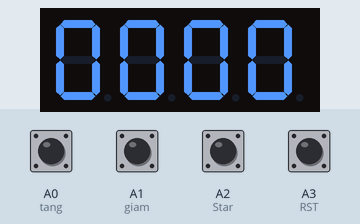
This sketch was run on a simulated Arduino Uno, built with avr-gcc and run on an emulated ATmega328P. On the bench: 4-digit seven-segment display. Wiring (inferred from the names in the program): 4-digit 7-segment display, segments lit when HIGH: segments pin 6, pin 7, pin 8, pin 9, pin 10, pin 11, pin 12, pin 13; digit selects pin 2, pin 3, pin 4, pin 5. The test bench sets the inputs (shaded band); at power-on: A0 (tang), A1 (giam), A2 (Star), A3 (RST) HIGH. The segment pins are drawn as the display they are named for.

Above: at 1.2 s.
1.3 s: A1 (giam) pulled LOW for 0.15 s
At 2.2 s:
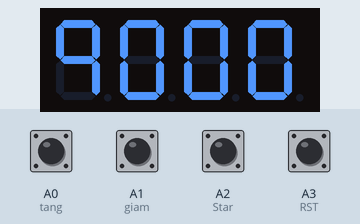
3.0 s: A1 (giam) pulled LOW for 1 s
At 5.2 s:
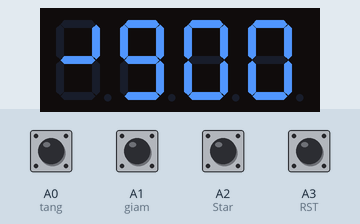
5.5 s: A2 (Star) pulled LOW for 1 s
At 7.0 s:
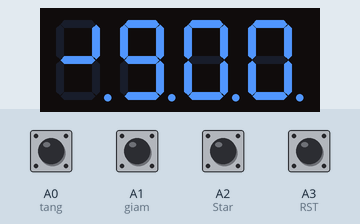
8.0 s: A2 (Star) pulled LOW for 1 s
At 8.44 s:
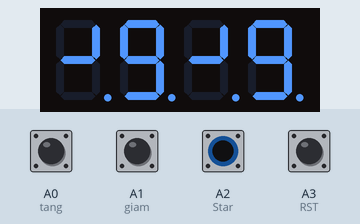
10.5 s: A1 (giam) pulled LOW for 1 s
At 12.0 s:
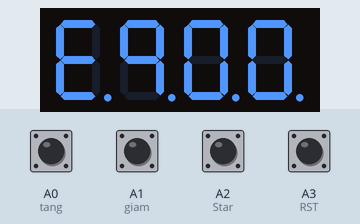
13.0 s: A2 (Star) pulled LOW for 1 s
At 13.88 s:
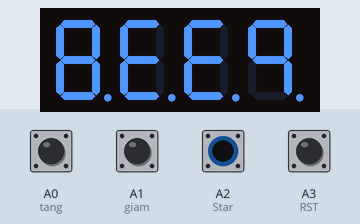
Timing chart, 0 to 16.0 s (numbered marks = the images above; inputs shaded):
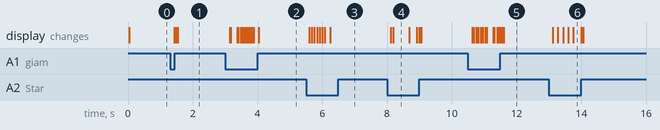

Measured:
- after the input at 1.3 s, the display: first changes after 0.12 s (image 1 shows a later state)
- after the input at 3.0 s, the display: first changes after 0.14 s (image 2 shows a later state)
- after the input at 5.5 s, the display: first changes after 0.10 s (image 3 shows a later state)
- after the input at 8.0 s, the display: first changes after 0.12 s (image 4 shows a later state)
- after the input at 10.5 s, the display: first changes after 0.13 s (image 5 shows a later state)
- after the input at 13.0 s, the display: first changes after 0.12 s (image 6 shows a later state)
- what the display in image 4 shows lasts 0.5 s, from 8.2 s to 8.7 s

The sketch:

BAM_GIO_7_SEG.ino
```cpp
// Khai báo chân kết nối giữa Arduino và LED 7 thanh
const int digitPins[] = {2, 3, 4, 5}; // Chân kết nối với các LED 7 thanh
const int segmentPins[] = {6, 7, 8, 9, 10, 11, 12, 13}; // Chân kết nối với các đèn LED trên mỗi LED 7 thanh và led báo

// Mảng 2 chiều lưu trữ trạng thái các đèn LED cho các số từ 0 đến 9
// Trạng thái 1 là đèn sáng, trạng thái 0 là đèn tắt
const int digitSegments[10][7] = {
  {1, 1, 1, 1, 1, 1, 0}, // Số 0
  {0, 1, 1, 0, 0, 0, 0}, // Số 1
  {1, 1, 0, 1, 1, 0, 1}, // Số 2
  {1, 1, 1, 1, 0, 0, 1}, // Số 3
  {0, 1, 1, 0, 0, 1, 1}, // Số 4
  {1, 0, 1, 1, 0, 1, 1}, // Số 5
  {1, 0, 1, 1, 1, 1, 1}, // Số 6
  {1, 1, 1, 0, 0, 0, 0}, // Số 7
  {1, 1, 1, 1, 1, 1, 1}, // Số 8
  {1, 1, 1, 1, 0, 1, 1}  // Số 9
};
#define tang A0
#define giam A1
#define Star A2
#define RST A3
bool tt = false;
int phut, giay;
long time;
void setup() {
  // Khai báo các chân là OUTPUT
  for (int i = 0; i < 4; i++) {
    pinMode(digitPins[i], OUTPUT);
  }
  for (int i = 0; i < 8; i++) {
    pinMode(segmentPins[i], OUTPUT);
  }
  pinMode(A0, INPUT_PULLUP);
  pinMode(A1, INPUT_PULLUP);
  pinMode(A2, INPUT_PULLUP);
  pinMode(A3, INPUT_PULLUP);

}

void loop() {
  // Hiển thị các số từ 0 đến 9999
  if(!tt){
    if(digitalRead(tang) == 0){
      phut = phut +1;
      delay(50);
    }
    if(digitalRead(giam) == 0){
      phut = phut - 1;
      delay(50);
    }
    constrain(phut,0,10);
    displayNumber(phut);
  }
  if(digitalRead(RST) == 0){
    phut = 0;
    giay = 0;
    int thoigian = (phut * 100) + giay;
    tt = false;
    displayNumber(thoigian);
  }
 if(digitalRead(Star) == 0) tt = true;
 if(tt){
  if(millis() - time >= 100){
    giay = giay - 1;
    if(phut > 0){
    if(giay <= 0){
      giay = 0;
      phut = phut -1;
      giay = 59;
    }
  }
  time = millis();
 }
 digitalWrite(segmentPins[7], LOW);
 if(phut <=0 && giay <= 0){
  tt = false;
  digitalWrite(segmentPins[7], HIGH);
 }
 int thoigian = (phut * 100) + giay;
 displayNumber(thoigian);
 }

}

// Hàm hiển thị số trên các LED 7 thanh
void displayNumber(int number) {
  // Tách các chữ số
  int digits[4];
  digits[0] = number % 10; // Số hàng đơn vị
  digits[1] = (number / 10) % 10; // Số hàng chục
  digits[2] = (number / 100) % 10; // Số hàng trăm
  digits[3] = (number / 1000) % 10; // Số hàng nghìn

  // Quét qua từng LED 7 thanh để hiển thị các chữ số
  for (int i = 0; i < 4; i++) {
    // Hiển thị chữ số tương ứng trên LED 7 thanh hiện tại
    for (int j = 0; j < 7; j++) {
      digitalWrite(segmentPins[j], digitSegments[digits[i]][j]);
    }

    // Kích hoạt LED 7 thanh hiện tại bằng cách đặt chân LOW
    digitalWrite(digitPins[i], HIGH);

    // Delay nhỏ để tạo hiệu ứng quét
    delay(5);

    // Tắt LED 7 thanh hiện tại bằng cách đặt chân HIGH
    digitalWrite(digitPins[i], LOW);
  }
}
```
